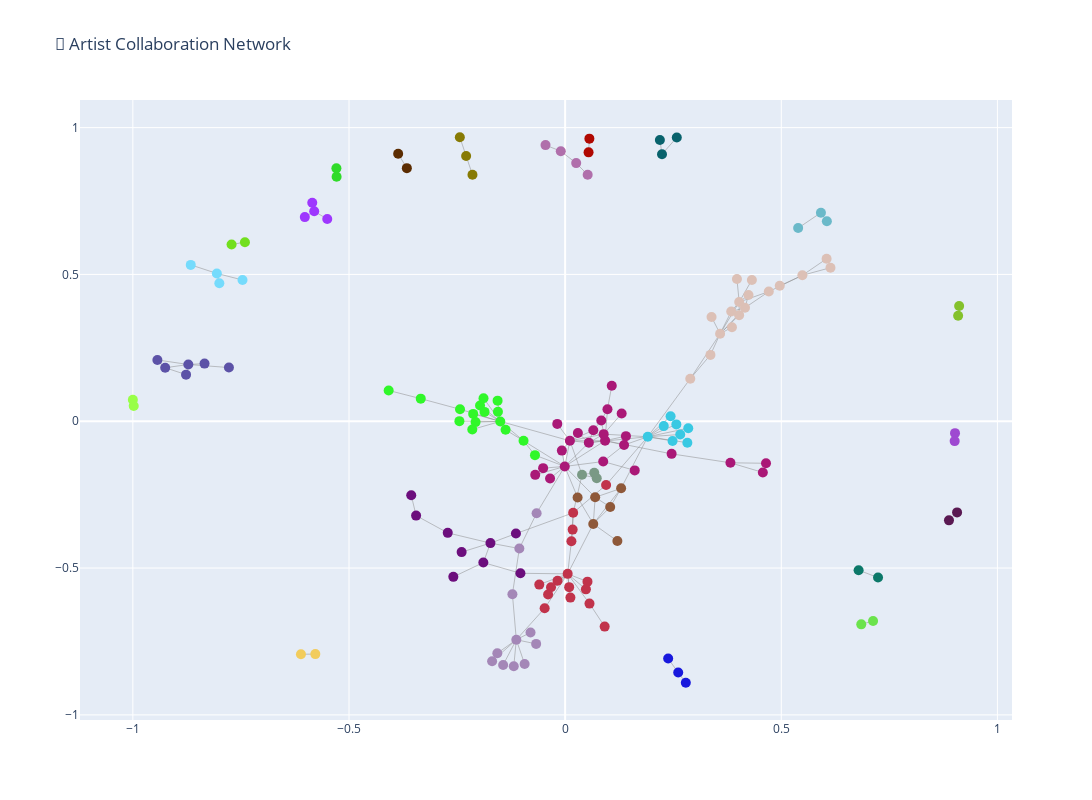

The code cell stored with this chart in its notebook:
### Markdown cell above
# Visualize Collaboration Network
Visualize the collaboration network using Plotly, with nodes colored by community.

### Code cell
# Visualize Collaboration Network

# Compute positions for NetworkX graph with increased spacing
pos = nx.spring_layout(G_filtered, seed=42, k=0.3, iterations=100)

# Extract node positions
node_x = [pos[node][0] for node in G_filtered.nodes()]
node_y = [pos[node][1] for node in G_filtered.nodes()]

# Create figure
fig = go.Figure()

# Add edges (collaborations)
edge_x, edge_y = [], []
for edge in G_filtered.edges():
    x0, y0 = pos[edge[0]]
    x1, y1 = pos[edge[1]]
    edge_x.extend([x0, x1, None])
    edge_y.extend([y0, y1, None])

fig.add_trace(go.Scatter(
    x=edge_x, y=edge_y,
    line=dict(width=0.5, color='#888'),
    hoverinfo='none',
    mode='lines'
))

# Add nodes (artists, colored by community)
community_colors = {community: f"#{random.randint(0, 0xFFFFFF):06x}" for community in set(partition.values())}
node_colors = [community_colors[partition[node]] for node in G_filtered.nodes()]
fig.add_trace(go.Scatter(
    x=node_x, y=node_y, mode="markers",
    marker=dict(color=node_colors, size=10),
    text=[f"{node}" for node in G_filtered.nodes()],
    hoverinfo="text"
))

fig.update_layout(
    showlegend=False,
    hovermode="closest", 
    title="🎵 Artist Collaboration Network",
    width=1200,  # Set the width of the figure
    height=800   # Set the height of the figure
)
fig.show()

### Figure 1 — Plotly figure (JSON) as saved in the notebook; plotly's stock layout.template omitted (floating-point values rounded to 4 significant figures; data arrays with more than 128 entries replaced by an {"elided": "..."} marker saying what was removed)
{"data": [{"hoverinfo": "none", "line": {"color": "#888", "width": 0.5}, "mode": "lines", "type": "scatter", "x": {"elided": "540 float values"}, "y": {"elided": "540 float values"}}, {"hoverinfo": "text", "marker": {"color": {"elided": "162 str values"}, "size": 10}, "mode": "markers", "text": {"elided": "162 str values"}, "type": "scatter", "x": {"elided": "162 float values"}, "y": {"elided": "162 float values"}}], "layout": {"height": 800, "hovermode": "closest", "showlegend": false, "title": {"text": "🎵 Artist Collaboration Network"}, "width": 1200}}
